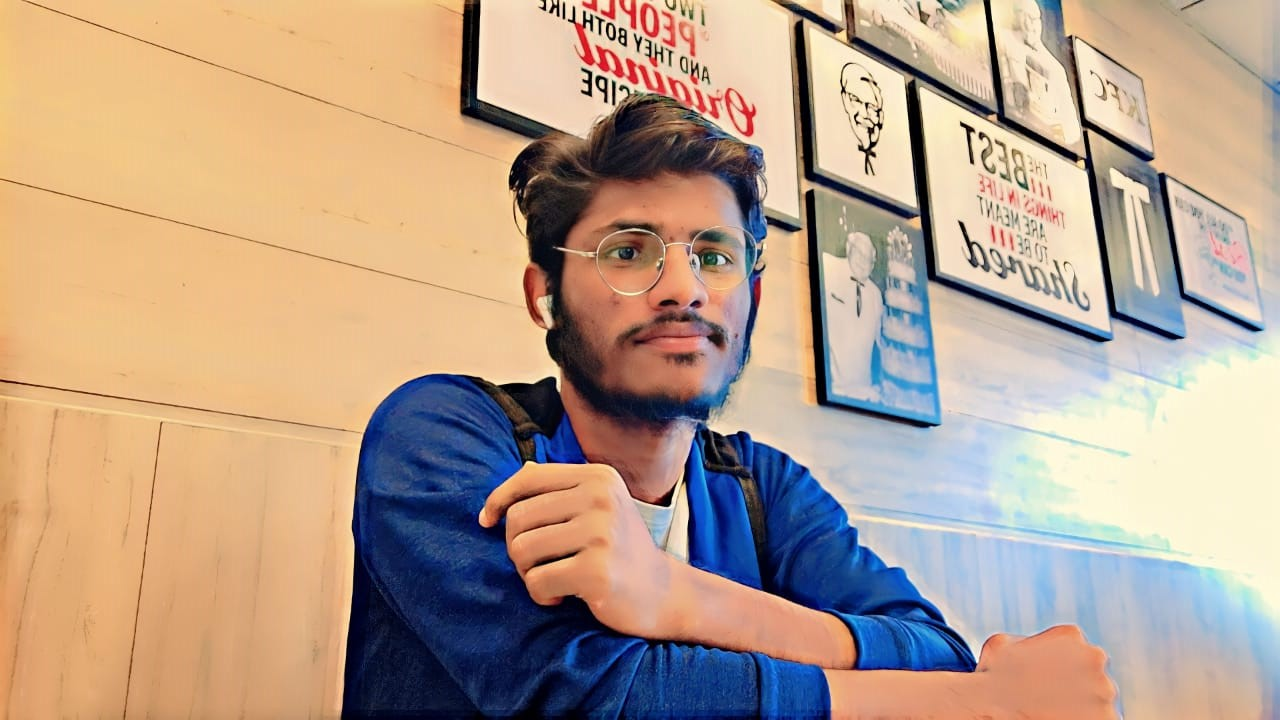
#> input picture image.jpg, 1280 x 720 px
$ jupyter execute open_cv.ipynb   (shell and % lines are left out)   (text cells are left out)
#> lines starting #> are read from the running program, lines starting #| are printed output that depends on the picture; pictures that were not available may be replaced by others from this repository, and a replacement may not be noted
[cell 1]
import cv2
import numpy as np
import matplotlib.pyplot as plt
from IPython.display import Image

[cell 2]
Image(filename = 'image.jpg')

[cell 3]
img1 = cv2.imread('image.jpg',0)
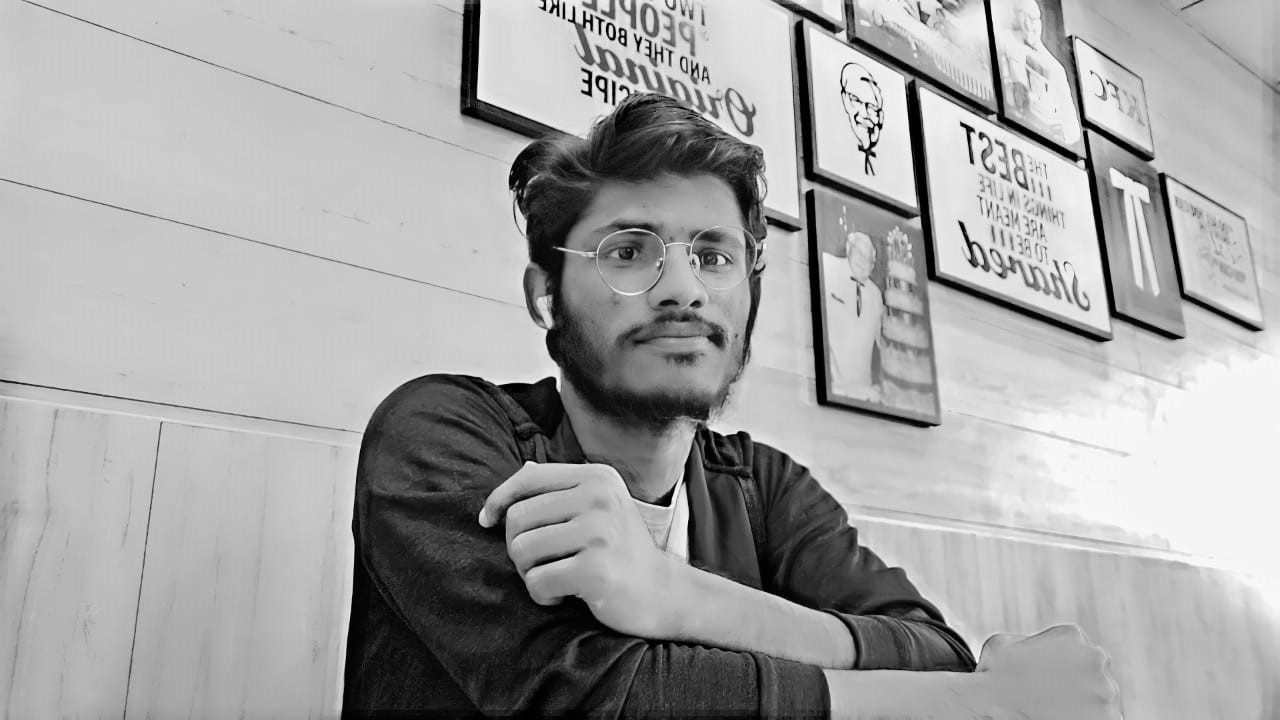
#> img1: shape (720, 1280); min 0, max 255, mean 163.9

#   Print the image data (pixel values), element of a 2D numpy array.
#   Each pixel value is 8-bit [0,255]

print(img1)
#> (printed output is left out)

[cell 4]
img2 = cv2.imread('pic.jpg')
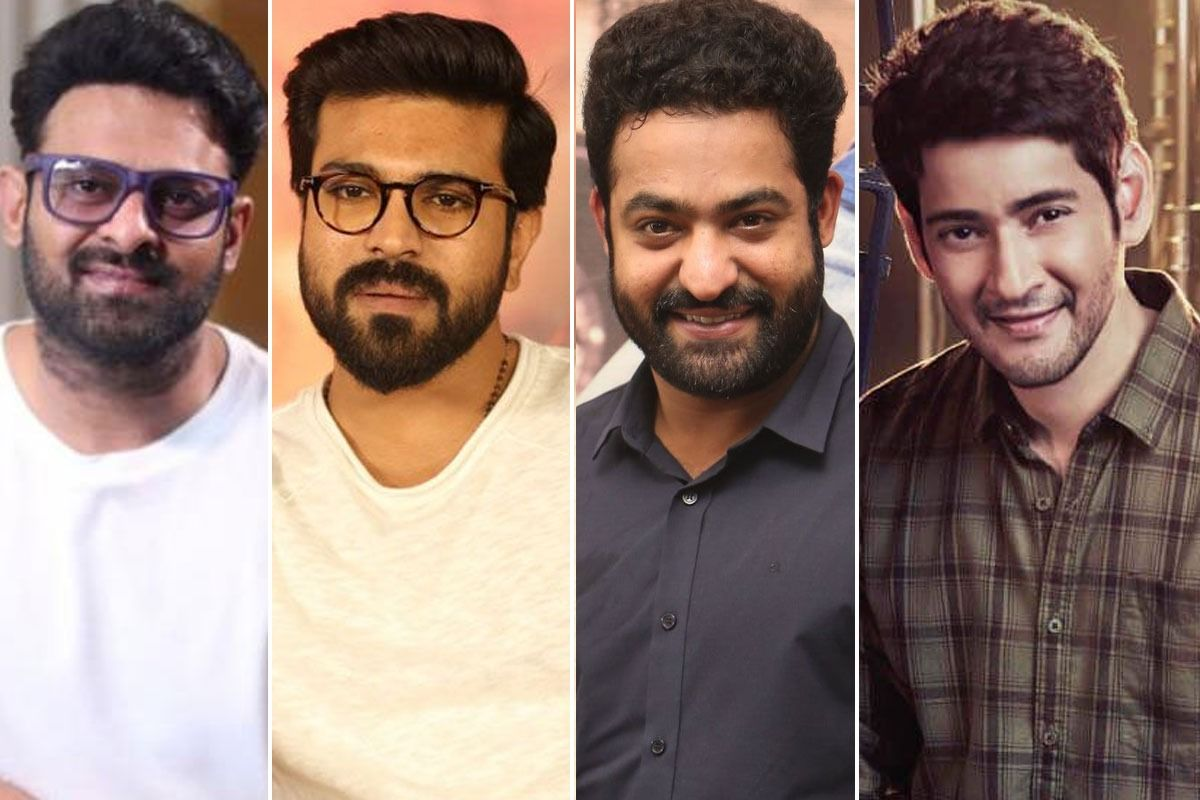
#> input picture multiple_images.jpeg, 1200 x 800 px, given in place of pic.jpg, which was not available
#> img2 is the input picture: shape (800, 1200, 3); mean B, G, R 110.2, 119.6, 143.5
img2

[cell 5]
# print the size of image

print('Image size is: ', img1.shape)
#| Image size is:  (720, 1280)

#print the datatype of the image
print('Data type of the image is: ',img1.dtype)
#| Data type of the image is:  uint8

[cell 6]
# print the size of image

print('Image size is: ', img2.shape)
#| Image size is:  (800, 1200, 3)

#print the datatype of the image
print('Data type of the image is: ',img2.dtype)
#| Data type of the image is:  uint8

[cell 7]
plt.imshow(img1)
#> (this line was passed over: IPython is not available in this run)
# plt.imshow(img2)

[cell 8]
plt.imshow(img1 , cmap = 'gray')
#> (this line was passed over: IPython is not available in this run)

[cell 9]
plt.imshow(img2, cmap = 'gray')
#> (this line was passed over: IPython is not available in this run)

[cell 10]
# Read image as gray scale

img1_fuzzy = cv2.imread('image.jpg',0)
print(img1_fuzzy)
#> (printed output is left out)

plt.imshow(img1_fuzzy, cmap = 'gray')
#> (this line was passed over: IPython is not available in this run)

[cell 11]
# Read image as gray scale

img2_fuzzy = cv2.imread('pic.jpg',0)
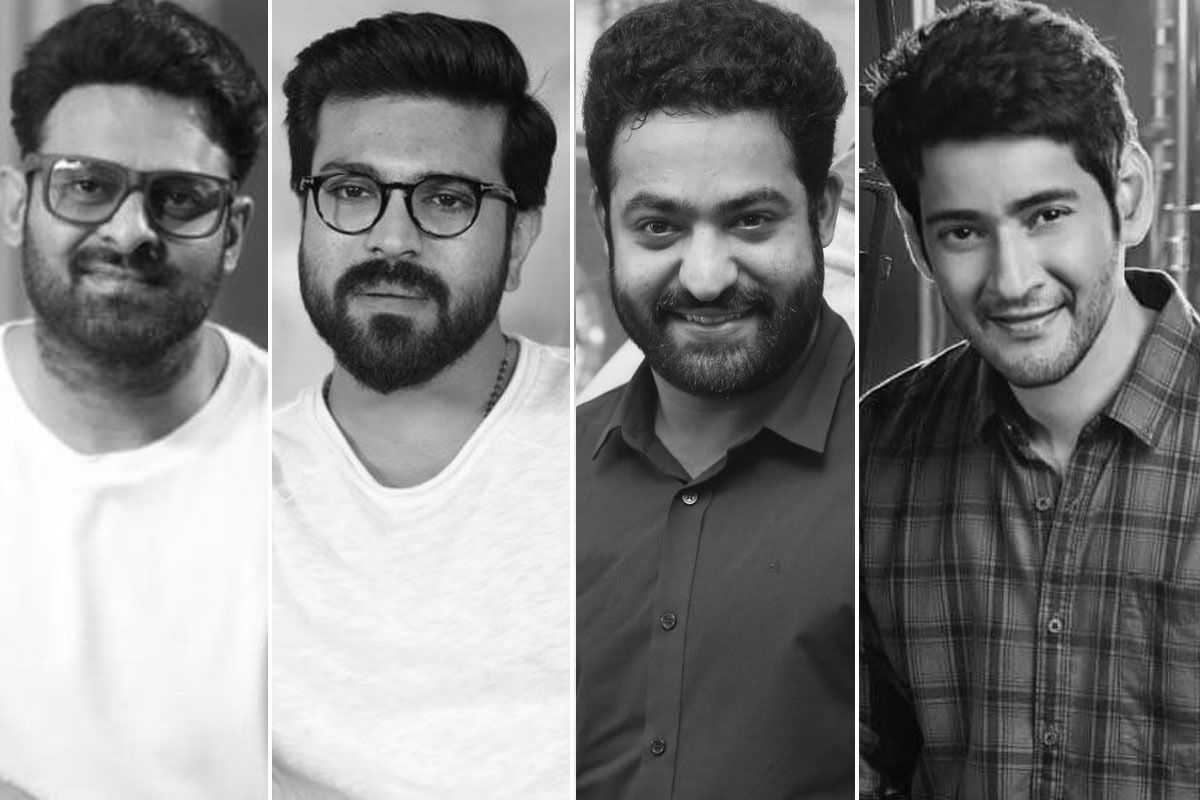
#> img2_fuzzy: shape (800, 1200); min 0, max 255, mean 125.7
print(img2_fuzzy)
#> (printed output is left out)

plt.imshow(img2_fuzzy, cmap = 'gray')
#> (this line was passed over: IPython is not available in this run)

[cell 12]
Image(filename = 'iiitn logo.png')

[cell 13]
img3 = cv2.imread('iiitn logo.png',1)
#> img3 is the input picture: shape (720, 1280, 3); mean B, G, R 140.1, 159.1, 182.6
print("Image size is: ", img3.shape)
#| Image size is:  (720, 1280, 3)
print("Data type of image is: ", img3.dtype)
#| Data type of image is:  uint8
print("")

[cell 14]
plt.imshow(img3)
#> (this line was passed over: IPython is not available in this run)

[cell 15]
img3_channels_reversed = img3[:,:,::-1]
plt.imshow(img3_channels_reversed)
#> (this line was passed over: IPython is not available in this run)
